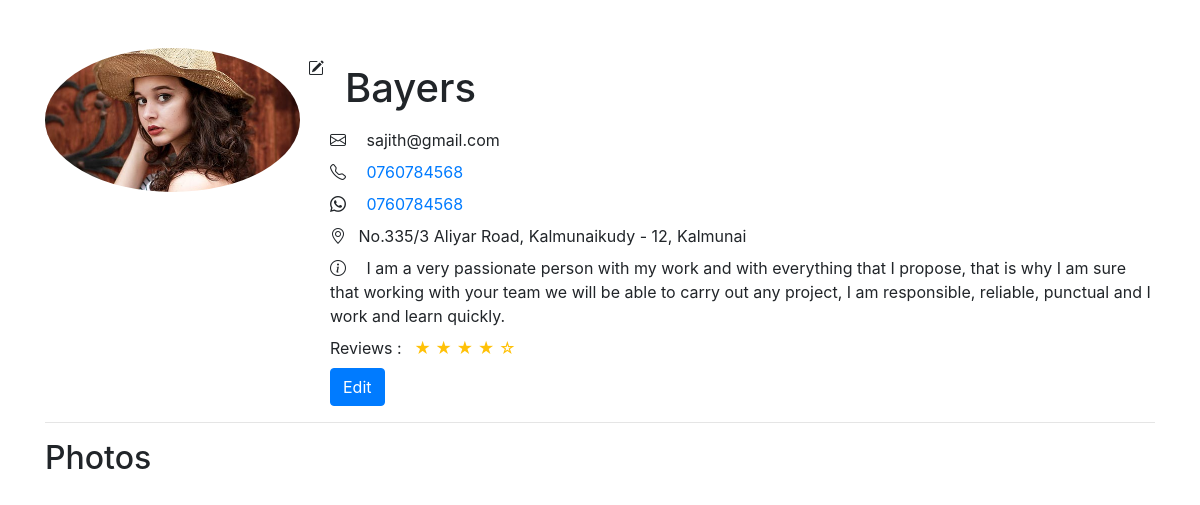
/freelance_view.php?userId=SP-001, run on the app's committed database.
### tables this page shows
CREATE TABLE `user` (
  `user_id` varchar(10) NOT NULL,
  `first_name` varchar(50) DEFAULT NULL,
  `last_name` varchar(50) DEFAULT NULL,
  `email` varchar(100) NOT NULL,
  `contact_number` varchar(15) NOT NULL,
  `user_type` enum('customer','admin','sp_products','sp_reservation','sp_freelance') NOT NULL,
  `password` varchar(255) NOT NULL,
  `joined_date` date NOT NULL,
  `profile_photo` varchar(255) DEFAULT NULL,
  `business_name` varchar(100) DEFAULT NULL,
  `nic_number` varchar(16) DEFAULT NULL,
  `whatsapp_number` varchar(15) DEFAULT NULL,
  `service_address` varchar(255) DEFAULT NULL,
  `auth_key` varchar(255) DEFAULT NULL,
  `auth_key_expires` datetime DEFAULT NULL,
  `status` enum('active','disabled') DEFAULT NULL,
  `description` text DEFAULT NULL,
  `amount_per` float DEFAULT NULL
);

### php/classes/user.php (called while the page is built, shortened)
<?php
class User
{
    private $userId;
    private $firstName;
    private $businessName;
    private $phone;
    private $wphone;
    private $email;
    private $address;
    private $description;
    private $profileImage;
    private $dbconn;
    public static function constructSPWithUserId($dbconn, $userId)
    {
        $user = new self();
        $user->dbconn = $dbconn;
        $user->userId = $userId;
        $user->loadUserSP();
        return $user;
    }
    private function loadUserSP()
    {
        $stmt = $this->dbconn->prepare("SELECT * FROM user WHERE user_id = ?");
        $stmt->bind_param("s", $this->userId);
        $stmt->execute();
        $result = $stmt->get_result();
        $user = $result->fetch_assoc();
        $this->businessName = $user['business_name'];
        $this->phone = $user['contact_number'];
        $this->wphone = $user['whatsapp_number'];
        $this->email = $user['email'];
        $this->address = $user['service_address'];
        $this->description = $user['description'];
        $this->profileImage = $user['profile_photo'];
    }
    public function getProfileImage()
    {
        return $this->profileImage;
    }
    public function getFirstName()
    {
        return $this->firstName;
    }
    public function getBusinessName()
    {
        return $this->businessName;
    }
    public function getPhone()
    {
        return $this->phone;
    }
    public function getWphone()
    {
        return $this->wphone;
    }
    public function getEmail()
    {
        return $this->email;
    }
    public function getAddress()
    {
        return $this->address;
    }
    public function getDescription()
    {
        return $this->description;
    }
}

### freelance_view.php (the view, shortened to what this page needs)
<?php
include_once('./php/classes/user.php');
$db = new DBConnection();
$userId = $_GET['userId'];
if (isset($productId)) {
    $dbconn = $db->getConnection();
    $user = User::constructSPWithProductId($dbconn, $userId, $productId);
    $photos = $user->getProductPhotos();
} else {
    $dbconn = $db->getConnection();
    $user = User::constructSPWithUserId($dbconn, $userId);
}
?>
<!DOCTYPE html>
<html lang="en">
<head>
    <link rel="stylesheet" href="https://stackpath.bootstrapcdn.com/bootstrap/4.3.1/css/bootstrap.min.css">
    <link href="https://cdnjs.cloudflare.com/ajax/libs/bootstrap-icons/1.5.0/font/bootstrap-icons.min.css" rel="stylesheet">
</head>
<body>
    <div class="container mt-5">
        <div class="row">
            <div class="col-md-3">
                <img src="<?= $user->getProfileImage() ?>" alt="Profile Image_<?= $user->getFirstName() ?>" class="img-fluid rounded-circle">
                <i class="bi bi-pencil-square position-absolute top-0 start-0 translate-middle bg-white rounded-circle p-2"></i>
            </div>
            <div class="col-md-9">
                <h1 class="col-md-3 mb-3"><?= $user->getBusinessName() ?></h1>
                <p class="mb-2"><span class="mr-2">
                        <i class="bi bi-envelope mr-2"></i>
                    </span> <?= $user->getEmail() ?></p>
                <p class="mb-2"><span class="mr-2">
                        <i class="bi bi-telephone mr-2"></i>
                    </span> <a href="tel:+94'.$user->getPhone().'" target="_blank"><?= $user->getPhone() ?></a></p>
                <p class="mb-2">
                    <span class="mr-2">
                        <i class="bi bi-whatsapp mr-2"></i>
                    </span>
                    <a href="https://wa.me/'.$user->getWPhone().'" target="_blank"><?= $user->getWPhone() ?></a>
                </p>
                <p class="mb-2">
                    <i class="bi bi-geo-alt mr-2"></i>
                    <?= $user->getAddress() ?>
                </p>
                <p class="mb-2">
                    <span class="mr-2">
                        <i class="bi bi-info-circle mr-2"></i>
                    </span>
                    <?= $user->getDescription() ?>
                </p>
                <p class="mb-2">
                    <span class="mr-2">
                        Reviews :
                    </span>
                    <span class="rating">
                        <span class="text-warning">&#9733;</span>
                        <span class="text-warning">&#9733;</span>
                        <span class="text-warning">&#9733;</span>
                        <span class="text-warning">&#9733;</span>
                        <span class="text-warning">&#9734;</span>
                    </span>
                </p>
                <button class="btn btn-primary">Edit</button>
            </div>
        </div>
        <hr>
        <div class="row">
            <div class="col-12">
                <h2>Photos</h2>
            </div>
        </div>
    </div>
</body>
</html>

### data on the page
user: profile_photo (picture), business_name "Bayers", email "sajith@gmail.com", contact_number "0760784568", whatsapp_number "0760784568", service_address "No.335/3 Aliyar Road, Kalmunaikudy - 12, Kalmunai", description "I am a very passionate person with my work and with everything that I propose, that is why I am sure that working with your team we will be able to carry out any project, I am responsible, reliable, punctual and I work and learn quickly."
